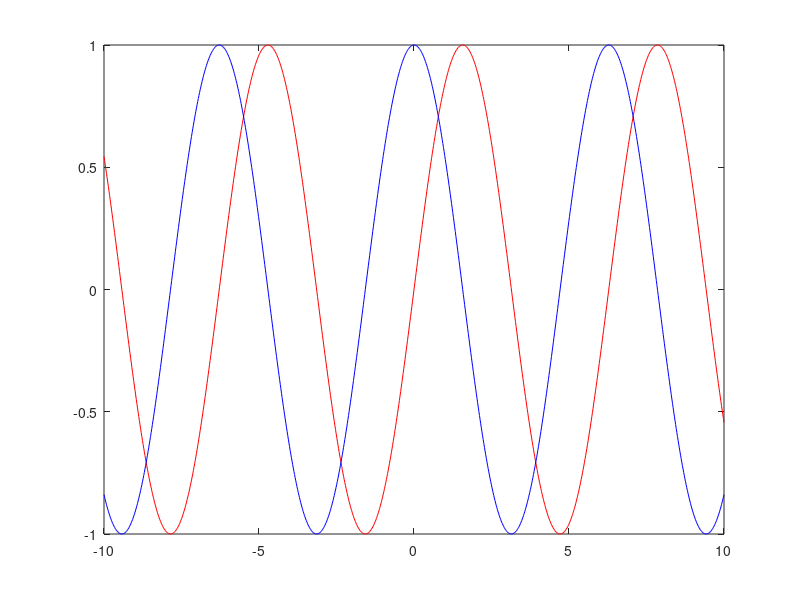

MATLAB code to generate this figure: (Note: this script raises an error after producing the figure.)
clc();

x = linspace(-10, 10, 1000);
y1 = sin(x);
y2 = cos(x);

figure;
plot(x, y1, 'r');
hold on;
plot(x, y2, 'b');
hold off;
xline(0);
yline(0);
legend('sin(x)', 'cos(x)');